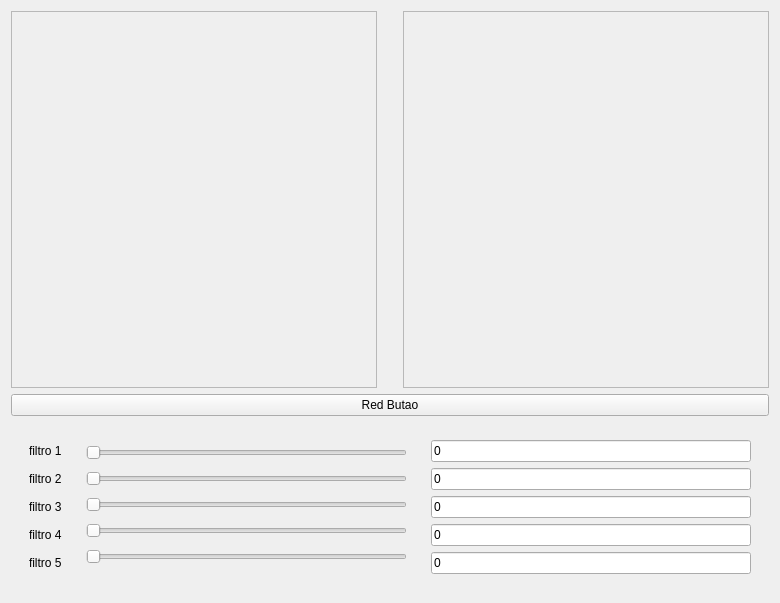
<?xml version="1.0" encoding="UTF-8"?>
<ui version="4.0">
 <class>Form</class>
 <widget class="QWidget" name="Form">
  <property name="geometry">
   <rect>
    <x>0</x>
    <y>0</y>
    <width>780</width>
    <height>603</height>
   </rect>
  </property>
  <property name="windowTitle">
   <string>Form</string>
  </property>
  <layout class="QVBoxLayout" name="verticalLayout_6">
   <item>
    <layout class="QHBoxLayout" name="horizontalLayout_3">
     <item>
      <widget class="QFrame" name="frame">
       <property name="frameShape">
        <enum>QFrame::StyledPanel</enum>
       </property>
       <property name="frameShadow">
        <enum>QFrame::Raised</enum>
       </property>
      </widget>
     </item>
     <item>
      <spacer name="verticalSpacer">
       <property name="orientation">
        <enum>Qt::Vertical</enum>
       </property>
       <property name="sizeHint" stdset="0">
        <size>
         <width>20</width>
         <height>377</height>
        </size>
       </property>
      </spacer>
     </item>
     <item>
      <widget class="QFrame" name="frame_2">
       <property name="frameShape">
        <enum>QFrame::StyledPanel</enum>
       </property>
       <property name="frameShadow">
        <enum>QFrame::Raised</enum>
       </property>
      </widget>
     </item>
    </layout>
   </item>
   <item>
    <widget class="QPushButton" name="pushButton">
     <property name="text">
      <string>Red Butao</string>
     </property>
    </widget>
   </item>
   <item>
    <widget class="QWidget" name="widget_4" native="true">
     <layout class="QHBoxLayout" name="horizontalLayout">
      <item>
       <widget class="QWidget" name="widget" native="true">
        <layout class="QVBoxLayout" name="verticalLayout">
         <item>
          <widget class="QLabel" name="label">
           <property name="text">
            <string>filtro 1</string>
           </property>
          </widget>
         </item>
         <item>
          <widget class="QLabel" name="label_2">
           <property name="text">
            <string>filtro 2</string>
           </property>
          </widget>
         </item>
         <item>
          <widget class="QLabel" name="label_3">
           <property name="text">
            <string>filtro 3</string>
           </property>
          </widget>
         </item>
         <item>
          <widget class="QLabel" name="label_4">
           <property name="text">
            <string>filtro 4</string>
           </property>
          </widget>
         </item>
         <item>
          <widget class="QLabel" name="label_5">
           <property name="text">
            <string>filtro 5</string>
           </property>
          </widget>
         </item>
        </layout>
       </widget>
      </item>
      <item>
       <widget class="QWidget" name="widget_3" native="true">
        <layout class="QVBoxLayout" name="verticalLayout_3">
         <item>
          <widget class="QSlider" name="horizontalSlider">
           <property name="minimum">
            <number>0</number>
           </property>
           <property name="maximum">
            <number>100</number>
           </property>
           <property name="pageStep">
            <number>1</number>
           </property>
           <property name="value">
            <number>0</number>
           </property>
           <property name="orientation">
            <enum>Qt::Horizontal</enum>
           </property>
          </widget>
         </item>
         <item>
          <widget class="QSlider" name="horizontalSlider_2">
           <property name="minimum">
            <number>0</number>
           </property>
           <property name="maximum">
            <number>100</number>
           </property>
           <property name="pageStep">
            <number>1</number>
           </property>
           <property name="value">
            <number>0</number>
           </property>
           <property name="orientation">
            <enum>Qt::Horizontal</enum>
           </property>
          </widget>
         </item>
         <item>
          <widget class="QSlider" name="horizontalSlider_3">
           <property name="minimum">
            <number>0</number>
           </property>
           <property name="maximum">
            <number>100</number>
           </property>
           <property name="pageStep">
            <number>1</number>
           </property>
           <property name="value">
            <number>0</number>
           </property>
           <property name="orientation">
            <enum>Qt::Horizontal</enum>
           </property>
          </widget>
         </item>
         <item>
          <widget class="QSlider" name="horizontalSlider_4">
           <property name="minimum">
            <number>0</number>
           </property>
           <property name="maximum">
            <number>100</number>
           </property>
           <property name="pageStep">
            <number>1</number>
           </property>
           <property name="value">
            <number>0</number>
           </property>
           <property name="orientation">
            <enum>Qt::Horizontal</enum>
           </property>
          </widget>
         </item>
         <item>
          <widget class="QSlider" name="horizontalSlider_5">
           <property name="minimum">
            <number>0</number>
           </property>
           <property name="maximum">
            <number>100</number>
           </property>
           <property name="pageStep">
            <number>1</number>
           </property>
           <property name="value">
            <number>0</number>
           </property>
           <property name="orientation">
            <enum>Qt::Horizontal</enum>
           </property>
          </widget>
         </item>
        </layout>
       </widget>
      </item>
      <item>
       <widget class="QWidget" name="widget_2" native="true">
        <layout class="QVBoxLayout" name="verticalLayout_2">
         <item>
          <widget class="QLineEdit" name="lineEdit">
           <property name="text">
            <string>0</string>
           </property>
          </widget>
         </item>
         <item>
          <widget class="QLineEdit" name="lineEdit_2">
           <property name="text">
            <string>0</string>
           </property>
          </widget>
         </item>
         <item>
          <widget class="QLineEdit" name="lineEdit_3">
           <property name="text">
            <string>0</string>
           </property>
          </widget>
         </item>
         <item>
          <widget class="QLineEdit" name="lineEdit_4">
           <property name="text">
            <string>0</string>
           </property>
          </widget>
         </item>
         <item>
          <widget class="QLineEdit" name="lineEdit_5">
           <property name="text">
            <string>0</string>
           </property>
          </widget>
         </item>
        </layout>
       </widget>
      </item>
     </layout>
    </widget>
   </item>
  </layout>
 </widget>
 <resources/>
 <connections/>
</ui>
